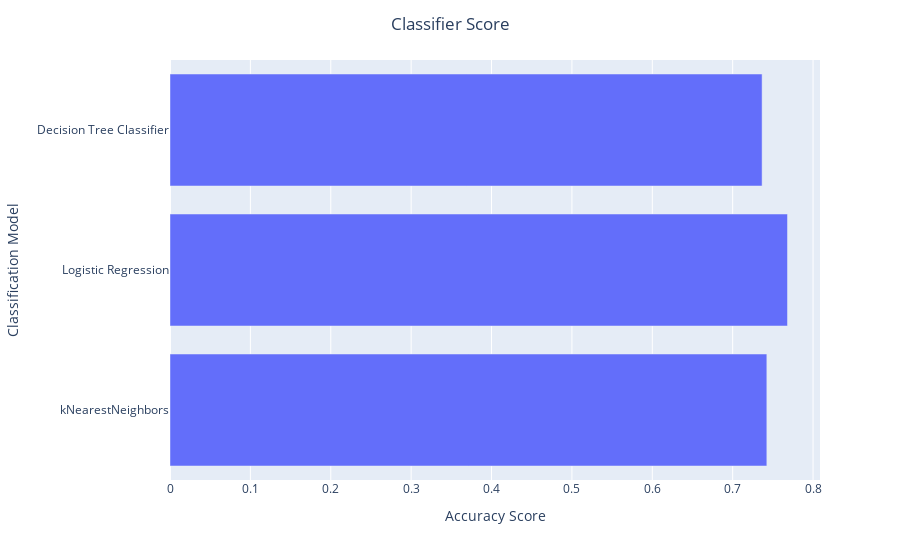

Source (notebook cell):
### Markdown cell above
Now let us compare the scores of the classifier models side by side using a bar chart.<br>
We will be using the plotly module for visualization<br>

### Code cell
import plotly.express as px
import plotly.graph_objects as go

fig1= px.bar(y=model_name_list, x=score_list, hover_name=score_list)
fig1.update_layout(title_text="Classifier Score", title_x=0.5)
fig1.update_xaxes(title_text="Accuracy Score")
fig1.update_yaxes(title_text="Classification Model")

### Figure 1 — Plotly figure (JSON) as saved in the notebook; plotly's stock layout.template omitted (floating-point values rounded to 4 significant figures)
{"data": [{"alignmentgroup": "True", "hovertemplate": "<b>%{hovertext}</b><br><br>x=%{x}<br>y=%{y}<extra></extra>", "hovertext": [0.7425, 0.7682, 0.7366], "legendgroup": "", "marker": {"color": "#636efa", "pattern": {"shape": ""}}, "name": "", "offsetgroup": "", "orientation": "h", "showlegend": false, "textposition": "auto", "type": "bar", "x": [0.7425, 0.7682, 0.7366], "xaxis": "x", "y": ["kNearestNeighbors", "Logistic Regression", "Decision Tree Classifier"], "yaxis": "y"}], "layout": {"barmode": "relative", "legend": {"tracegroupgap": 0}, "margin": {"t": 60}, "title": {"text": "Classifier Score", "x": 0.5}, "xaxis": {"anchor": "y", "domain": [0, 1], "title": {"text": "Accuracy Score"}}, "yaxis": {"anchor": "x", "domain": [0, 1], "title": {"text": "Classification Model"}}}}
